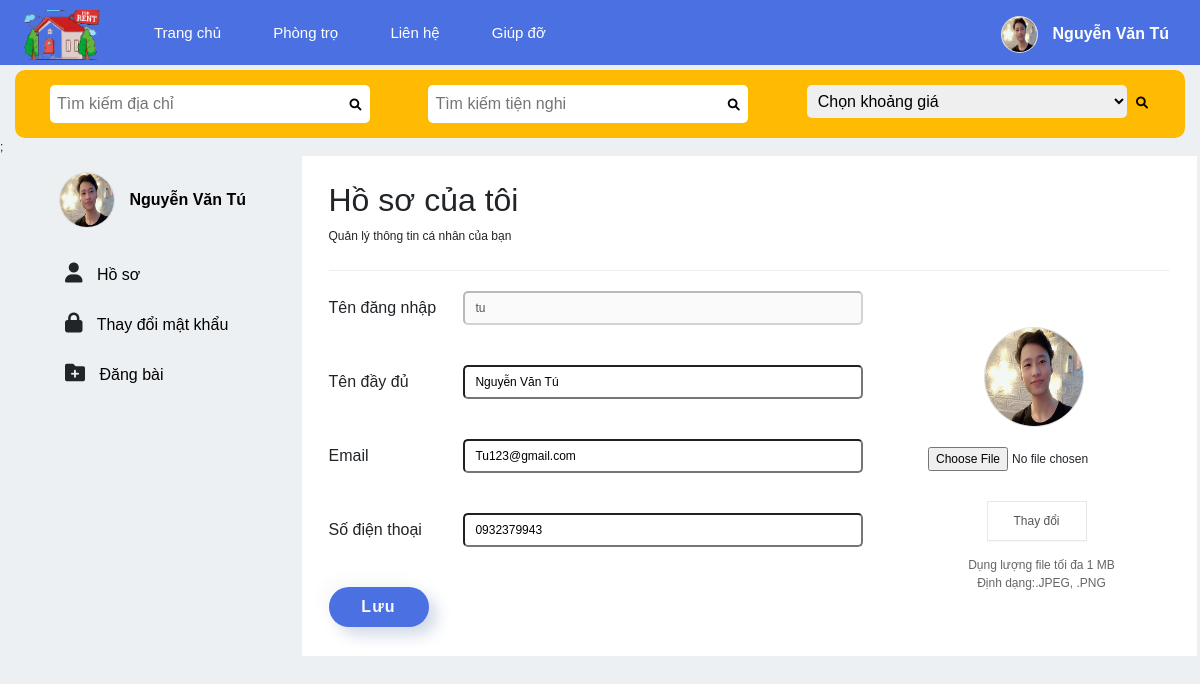
Page /personal-page.php (signed in) on the earlier database version.
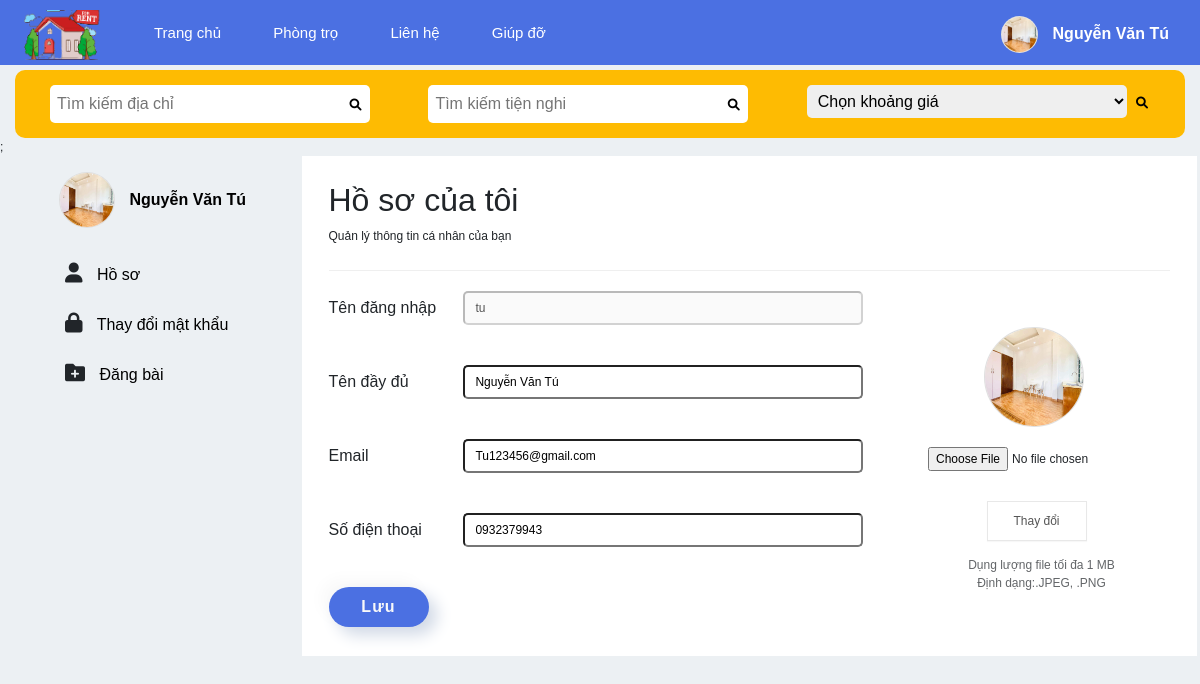
Same page on the later database version.
### tables this page shows
CREATE TABLE `user` (
  `id` int(10) NOT NULL,
  `name` varchar(255) NOT NULL,
  `username` varchar(255) NOT NULL,
  `email` varchar(255) NOT NULL,
  `password` varchar(255) NOT NULL,
  `role` int(11) NOT NULL,
  `phone` varchar(255) NOT NULL,
  `avatar` varchar(255) NOT NULL
);

### personal-page.php (the view, shortened to what this page needs)
<?php
include 'include/connect.php';
$role = (isset($_SESSION['role']))? $_SESSION['role']:[];
$checkRole = $role['role'];
$user = (isset($_SESSION['username']))? $_SESSION['username']:[];
$username = $user['username'];
$sqlCheck = "SELECT * FROM user WHERE username = '$username'";
$queryCheck = mysqli_query($conn, $sqlCheck);
$data = mysqli_fetch_assoc($queryCheck);
$nameVl = $data['name'];
$emailVl = $data['email'];
$phoneVl = $data['phone'];
?>
<!DOCTYPE html>
<html lang="en">
<head>
    <link href="https://cdn.jsdelivr.net/npm/bootstrap@5.1.3/dist/css/bootstrap.min.css" rel="stylesheet" />
    <link rel="stylesheet" href="./libs/fontawesome/css/all.min.css" />
    <link rel="stylesheet" href="./style/style.css" />
</head>
<body>
    <?php include 'header.php' ?>;
    <div id="main">
        <div class="container">
            <div class="row">
                <div class="col-3">
                    <section class="sidebar">
                        <?php if (isset($nameVl)) { ?>
                            <div class="account">
                                <div class="account__avt">
                                <?php if($avatar != ""){ ?>
                                    <img src="<?php echo $avatar?>" alt="avata" />
                                <?php } else{?>
                                    <i class="fa-solid fa-user"></i>
                                <?php } ?>
                                </div>
                                <div class="account__name">
                                    <p class="account__fullname" style="color:#000"><?php echo $nameVl ?></p>
                                </div>
                            </div>
                        <?php } ?>
                        <ul class="sidebar_menu">
                            <li class="sidebar__list">
                                <i class="fa-solid fa-user"></i>
                                <a href="">Hồ sơ</a>
                            </li>
                            <li class="sidebar__list">
                                <i class="fa-solid fa-lock"></i>
                                <a href="">Thay đổi mật khẩu</a>
                            </li>
                            <?php if(isset($checkRole)&& $checkRole == 1){ ?>
                            <li class="sidebar__list">
                                <i class="fa-solid fa-screwdriver-wrench"></i>
                                <a href="./admin/post.php">Trang quản trị</a>
                            </li>
                            <?php }else{?>
                                <li class="sidebar__list">
                                    <i class="fa-solid fa-folder-plus"></i>
                                    <a href="./admin/post.php">Đăng bài</a>
                                </li>
                            <?php }?>
                        </ul>
                    </section>
                </div>
                <div class="col-9 col-9--white">
                    <section class="infor">
                        <h2 class="infor__title">Hồ sơ của tôi</h2>
                        <p class="infor__text">Quản lý thông tin cá nhân của bạn</p>
                        <div class="infor-detail flex">
                            <div class="infor-detail__form">
                                <form action="" method="post">
                                    <div class="infor-detail__list">
                                        <div class="infor-list flex">
                                            <div class="infor-list__title">
                                                <lable>Tên đăng nhập</lable>
                                            </div>
                                            <div class="infor-list__input">
                                                <input type="text" name="username" id="" value="<?php echo $user['username'] ?>" disabled>
                                            </div>
                                        </div>
                                    </div>
                                    <div class="infor-detail__list">
                                        <div class="infor-list flex">
                                            <div class="infor-list__title">
                                                <lable>Tên đầy đủ</lable>
                                            </div>
                                            <div class="infor-list__input">
                                                <input type="text" name="fullname" id="" value="<?php echo $nameVl ?>">
                                            </div>
                                        </div>
                                    </div>
                                    <div class="infor-detail__list">
                                        <div class="infor-list flex">
                                            <div class="infor-list__title">
                                                <lable>Email</lable>
                                            </div>
                                            <div class="infor-list__input">
                                                <input type="email" name="email" id="" value="<?php echo $emailVl ?>">
                                            </div>
                                        </div>
                                    </div>
                                    <div class="infor-detail__list">
                                        <div class="infor-list flex">
                                            <div class="infor-list__title">
                                                <lable>Số điện thoại</lable>
                                            </div>
                                            <div class="infor-list__input">
                                                <input type="tel" name="phone" id="" value="<?php echo $phoneVl ?>">
                                            </div>
                                        </div>
                                    </div>
                                    <input type="submit" value="Lưu" class="form__btn button">
                                </form>
                            </div>
                            <form action="<?php echo htmlspecialchars($_SERVER["PHP_SELF"]); ?>" enctype="multipart/form-data" method="post" class="form--flex">
                                <div class="infor-detail__avt">
                                    <div class="account__avt image">
                                    <?php if($avatar != ""){ ?>
                                        <img src="<?php echo $avatar?>" alt="avata" />
                                    <?php } else{?>
                                        <i class="fa-solid fa-user"></i>
                                    <?php } ?>
                                    </div>
                                    <div class="infor-detail_upload">
                                        <input type="file" name="avtImage" >
                                    </div>
                                    <div >
                                        <input type="submit" value="Thay đổi" name ="change" class="btn__img" >
                                    </div>
                                    <div class="desc_img">
                                        <p>Dụng lượng file tối đa 1 MB</p>
                                        <p>Định dạng:.JPEG, .PNG</p>
                                    </div>
                                </div>
                            </form>
                        </div>
                    </section>
                </div>
            </div>
        </div>
    </div>
</body>
</html>

### header.php (shortened to what this page needs)
<?php
include 'include/connect.php';
$name = (isset($_SESSION['name']))? $_SESSION['name']:[];
if(isset($_SESSION['name'])){
  $sqlCheck = "SELECT * FROM user WHERE username= '".$name['username']."'";
  $queryCheck = mysqli_query($conn, $sqlCheck);
  $data = mysqli_fetch_assoc($queryCheck);
  $fullName = $data['name'];
  $avatar = $data['avatar'];
}
?>
<!DOCTYPE html>
<html lang="en">
  <head>
    <link
      href="https://cdn.jsdelivr.net/npm/bootstrap@5.1.3/dist/css/bootstrap.min.css"
      rel="stylesheet"
    />
    <link rel="stylesheet" href="./libs/fontawesome/css/all.min.css" />
    <link rel="stylesheet" href="./style/style.css">
  </head>
  <body>
    <div id="header">
      <div class="container">
        <div class="logo">
          <a href="#"><img src="./image/logo.png" alt="logo" /></a>
        </div>
        <div class="nav-menu">
          <ul>
            <li><a href="./index.php">Trang chủ</a></li>
            <li><a href="">Phòng trọ</a></li>
            <li><a href="">Liên hệ</a></li>
            <li><a href="">Giúp đỡ</a></li>
          </ul>
        </div>
        <?php if(isset($fullName)){ ?>
        <div class="account account--right">
          <div class="account__avt">
            <?php if($avatar != ""){ ?>
              <img src="<?php echo $avatar?>" alt="avata" />
            <?php } else{?>
              <i class="fa-solid fa-user"></i>
              <?php } ?>
          </div>
          <div class="account__name">
            <p class="account__fullname"><?php echo $fullName ?></p>
          </div>
        </div>
        <?php }?>
      </div>
    </div>
    <div class="container">
      <div class="secrch grid_search" style="margin-top: 70px;">
      <div class="search_address">
        <form action="" method="post">
          <input type="text" class="search searchAddress" name = "address" placeholder="Tìm kiếm địa chỉ">
          <button type="submit" name = "search-address" class="btn_ml searchButton">
            <i class="fa-solid fa-magnifying-glass"></i>
          </button>
        </form>
      </div>
        <form action="" class="search_convenient" method="post">
          <input type="text" class="search searchConvenient" name = "convenient" placeholder="Tìm kiếm tiện nghi">
          <button type="submit" name = "search-convenient" class="btn_ml searchButton">
             <i class="fa-solid fa-magnifying-glass"></i>
          </button>
        </form>
        <form action="" class="search_price" method="post" >
          <select class="search" name="price">
            <option value="0">Chọn khoảng giá</option>
          </select>
          <button type="submit" name = "search-price" class="searchButton">
              <i class="fa-solid fa-magnifying-glass"></i>
          </button>
        </form>
        </div>
      </div>
  </body>
</html>

### style/style.css (style rules this page uses)
*, *::after, *::before { margin: 0; padding: 0; box-sizing: border-box; user-select: none; }
a, a:hover { text-decoration: none; transition: all 0.3s ease-in-out 0s; -moz-transition: all 0.3s ease-in-out 0s; -o-transition: all 0.3s ease-in-out 0s; -webkit-transition: all 0.3s ease-in-out 0s; -ms-transition: all 0.3s ease-in-out 0s; }
h1, h2, h3, h4, h5, h6, a, p, ul, li { margin: 0; padding: 0; list-style: none; }
.flex { display: flex; align-items: center; }
@media (min-width: 1200px) { .container { max-width: 1194px !important; } }
body { font-family: "Montserrat", sans-serif; font-size: 12px; background-color: #ecf0f3; }
#main { position: relative; }
.button { width: 180px; height: 50px; border-radius: 25px; margin-top: 50px; font-weight: 700; font-size: 14px; letter-spacing: 1.15px; background-color: #4b70e2; color: #f9f9f9; box-shadow: 8px 8px 16px #d1d9e6, -8px -8px 16px #f9f9f9; border: none; outline: none; }
.button { cursor: pointer; }
#header { height: 65px; background-color: #4b70e2; font-size: 15px; position: fixed; z-index: 1; right: 0; top: 0; left: 0; }
.logo { float: left; margin: 10px 0; width: 90px; height: 50px; }
.logo img { width: 100%; height: 100%; }
.nav-menu { margin-left: 25px; display: inline-block; }
.nav-menu ul li { display: inline-block; line-height: 65px; list-style-type: none; }
.nav-menu li a { text-decoration: none; font-size: 15px; color: #ffffff; padding: 24px; }
.account { position: relative; display: flex; margin: 16px; flex-wrap: nowrap; align-items: center; justify-content: center; cursor: pointer; }
.account--right { float: right; }
.account__avt { display: inline-block; width: 2.3rem; height: 2.3rem; position: relative; border-radius: 50%; border: 0.0625rem solid rgba(0, 0, 0, 0.09); box-sizing: border-box; background-color: #f5f5f5; margin-right: 15px; }
.account__avt img { position: absolute; top: 0; left: 0; width: 100%; height: 100%; display: block; border-radius: 50%; }
.account__name { font-size: 16px; font-weight: 700; color: #fff; }
.sidebar .account__avt { width: 3.5rem; height: 3.5rem; }
.sidebar_menu { margin-top: 35px; font-size: 16px; }
.sidebar__list { height: 50px; }
.sidebar__list i { margin: 0 10px 0 50px; font-size: 20px; }
.sidebar__list a { color: #000; }
.col-9--white { background-color: #fff; height: 500px; }
.infor { padding: 15px; }
.infor__title { margin: 10px 0 8px; }
.infor__text { border-bottom: 1px solid #efefef; padding-bottom: 25px; }
.infor-list__title { flex: 0.6; }
.infor-list__title lable { font-size: 16px; }
.infor-detail__form { flex: 6; }
.infor-list { padding: 20px 0; line-height: 30px; }
.infor-list__input { flex: 2; }
.infor-list__input input { width: 400px; border-radius: 5px; padding-left: 10px; }
.form__btn { text-align: center; margin-top: 20px; font-size: 16px; width: 100px; height: 40px; line-height: 40px; }
.image { position: sticky; width: 100px; height: 100px; }
.infor-detail__avt { text-align: center; margin-top: 20px; }
.infor-detail_upload { margin: 15px; }
.btn__img { margin: 15px 0 15px -10px; }
.btn__img, .notify_button { background: #fff; color: #555; border: 1px solid rgba(0, 0, 0, 0.09); box-shadow: 0 1px 1px 0 rgb(0 0 0 / 3%); width: 100px; padding: 10px; }
.desc_img { opacity: 0.7; }
.grid_search { display: grid; grid-template-columns: repeat(3, 1fr); background-color: #febb02; padding: 15px 0 15px 3%; border-radius: 10px; }
.search { padding: 7px; border-radius: 5px; border: none; width: 320px; outline: none; font-size: 16px; }
.searchButton { padding: 6px; background: none; border: none; }
.btn_ml { margin-left: -30px; }

Differences in the rows shown:
changed user "Nguyễn Văn Tú": avatar: a different picture; email "Tu123@gmail.com" → "Tu123456@gmail.com"
